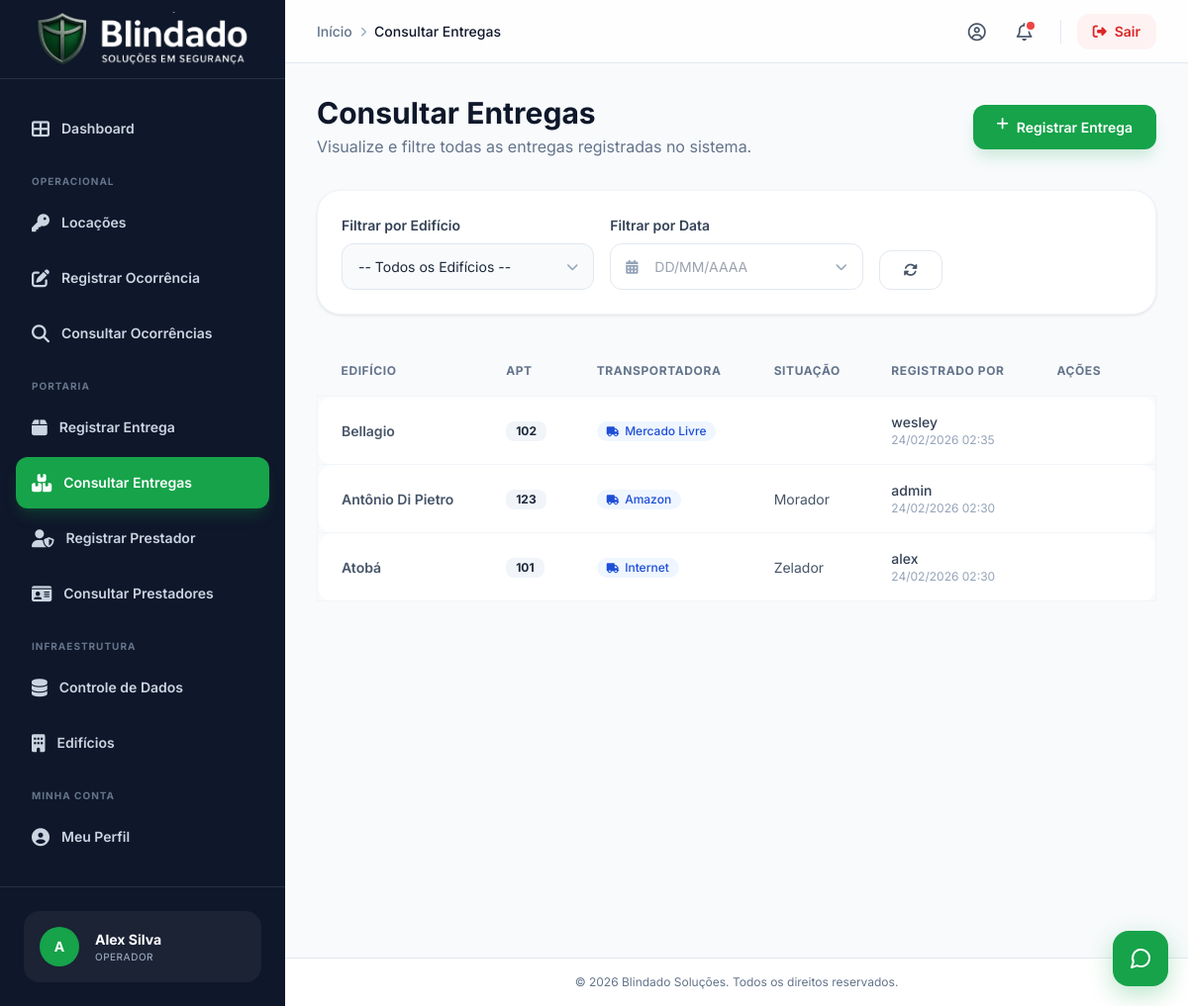
The app's page /admin/consultar_entrega.php (signed in) with its own data.
### tables this page shows
CREATE TABLE `entregas` (
  `id` int(11) NOT NULL,
  `edificio_id` int(11) NOT NULL,
  `numero_apartamento` varchar(10) NOT NULL,
  `data_entrega` date DEFAULT NULL,
  `hora_entrega` time NOT NULL,
  `situacao_recebimento` enum('zelador','sindico','porteiro','morador','recepcao','retornou') NOT NULL,
  `transportadora` enum('Transportadora','Shein','Shopee','Amazon','Aliexpress','Temu','Correios','Mercado Livre','Internet','Compra Online','Outros') NOT NULL,
  `usuario_id` int(11) NOT NULL,
  `atualizado_por` int(11) DEFAULT NULL,
  `data_atualizacao` datetime DEFAULT NULL,
  `observacao` text DEFAULT NULL,
  `data_criacao` timestamp NOT NULL DEFAULT current_timestamp()
);

CREATE TABLE `edificios` (
  `id` int(11) NOT NULL,
  `nome` varchar(255) NOT NULL,
  `base_id` int(11) NOT NULL,
  `endereco` varchar(255) DEFAULT NULL,
  `sindico_nome` varchar(255) DEFAULT NULL,
  `sindico_contato` varchar(255) DEFAULT NULL,
  `administradora_id` int(11) DEFAULT NULL,
  `observacao_ficha_locacao` text DEFAULT NULL,
  `sindico_id` int(11) DEFAULT NULL
);

### conexao.php (called while the page is built, shortened)
<?php
if (!function_exists('fetch_all_assoc')) {
    function fetch_all_assoc($result) {
        $data = [];
        if ($result instanceof mysqli_result) {
            while ($row = $result->fetch_assoc()) {
                $data[] = $row;
            }
        }
        return $data;
    }
}
?>

### admin/consultar_entrega.php (the view, shortened to what this page needs)
<?php
require_once 'conexao.php';
require_once 'components/modern_calendar.php';
$query = "SELECT e.*, ed.nome as edificio_nome, b.nome as base_nome,
                 COALESCE(ua.nome, u.nome) as usuario_nome,
                 COALESCE(e.data_atualizacao, CONCAT(e.data_entrega, ' ', e.hora_entrega)) as data_registro
          FROM entregas e
          JOIN edificios ed ON e.edificio_id = ed.id
          JOIN bases b ON ed.base_id = b.id
          JOIN usuarios u ON e.usuario_id = u.id
          LEFT JOIN usuarios ua ON e.atualizado_por = ua.id
          WHERE 1=1";
$query .= " ORDER BY e.data_entrega DESC, e.hora_entrega DESC";
$result = $conn->query($query);
$entregas = $result ? fetch_all_assoc($result) : [];
?>
<!DOCTYPE html>
<html lang="pt-br" class="h-full bg-slate-50">
<head>
    <script src="https://cdn.tailwindcss.com"></script>
    <link rel="stylesheet" href="https://cdnjs.cloudflare.com/ajax/libs/font-awesome/6.4.0/css/all.min.css">
    <link rel="stylesheet" href="style_modern.css">
</head>
<body class="h-full text-slate-800 antialiased">
    <div class="flex min-h-screen">
        <?php include 'components/sidebar.php'; ?>
        <div class="flex flex-1 flex-col overflow-hidden">
            <?php include 'components/header.php'; ?>
            <main class="flex-1 overflow-y-auto p-4 sm:p-8 custom-scrollbar">
                <div class="mb-8 flex flex-col gap-4 sm:flex-row sm:items-center sm:justify-between animate-fade-in">
                    <div>
                        <h1 class="text-2xl font-bold text-slate-900 sm:text-3xl">Consultar Entregas</h1>
                        <p class="mt-1 text-slate-500">Visualize e filtre todas as entregas registradas no sistema.</p>
                    </div>
                    <a href="registrar_entrega.php" class="btn-primary">
                        <i class="fas fa-plus"></i>
                        <span>Registrar Entrega</span>
                    </a>
                </div>
                <div class="mb-8 animate-slide-up">
                    <div class="admin-card">
                        <form method="GET" class="grid grid-cols-1 gap-4 sm:grid-cols-3 sm:items-end">
                            <div class="space-y-2">
                                <label class="form-label">Filtrar por Edifício</label>
                                <div class="relative">
                                    <select name="edificio" class="form-input appearance-none pr-10" onchange="this.form.submit()">
                                        <option value="">-- Todos os Edifícios --</option>
                                    </select>
                                    <div class="absolute inset-y-0 right-0 pr-4 flex items-center pointer-events-none">
                                    </div>
                                </div>
                            </div>
                            <div class="space-y-2">
                            </div>
                            <div>
                                <a href="consultar_entrega.php" class="btn-secondary" title="Limpar Filtros">
                                    <i class="fas fa-sync-alt"></i>
                                </a>
                            </div>
                        </form>
                    </div>
                </div>
                <div class="animate-slide-up" style="animation-delay: 0.1s;">
                    <div class="overflow-x-auto">
                        <table class="admin-table">
                            <thead>
                                <tr>
                                    <th>Edifício</th>
                                    <th>Apt</th>
                                    <th>Transportadora</th>
                                    <th>Situação</th>
                                    <th>Registrado por</th>
                                    <th class="text-right">Ações</th>
                                </tr>
                            </thead>
                            <tbody>
                                <?php if (empty($entregas)): ?>
                                    <tr>
                                        <td colspan="6" class="text-center py-12 text-slate-500">
                                            <div class="flex flex-col items-center gap-2">
                                                <i class="fas fa-box-open text-4xl text-slate-200"></i>
                                                <p>Nenhuma entrega encontrada para os filtros selecionados.</p>
                                            </div>
                                        </td>
                                    </tr>
                                <?php else: ?>
                                    <?php foreach ($entregas as $ent): ?>
                                        <tr class="group">
                                            <td class="font-semibold text-slate-700">
                                                <?php echo htmlspecialchars($ent['edificio_nome']); ?>
                                            </td>
                                            <td>
                                                <span class="inline-flex items-center rounded-lg bg-slate-100 px-2.5 py-0.5 text-xs font-bold text-slate-800">
                                                    <?php echo htmlspecialchars($ent['numero_apartamento']); ?>
                                                </span>
                                            </td>
                                            <td>
                                                <span class="inline-flex items-center gap-1.5 rounded-full bg-blue-50 px-2.5 py-0.5 text-xs font-medium text-blue-700">
                                                    <i class="fas fa-truck text-[10px]"></i>
                                                    <?php echo htmlspecialchars($ent['transportadora']); ?>
                                                </span>
                                            </td>
                                            <td>
                                                <span class="text-sm text-slate-600">
                                                    <?php echo ucfirst(str_replace('_', ' ', $ent['situacao_recebimento'])); ?>
                                                </span>
                                            </td>
                                            <td class="text-sm text-slate-500">
                                                <div class="flex flex-col">
                                                    <span class="font-medium text-slate-700"><?php echo htmlspecialchars($ent['usuario_nome']); ?></span>
                                                    <span class="text-xs text-slate-400">
                                                        <?php echo date('d/m/Y H:i', strtotime($ent['data_registro'])); ?>
                                                    </span>
                                                </div>
                                            </td>
                                            <td class="text-right">
                                            </td>
                                        </tr>
                                    <?php endforeach; ?>
                                <?php endif; ?>
                            </tbody>
                        </table>
                    </div>
                </div>
            </main>
            <footer class="border-t border-slate-200 bg-white p-4 text-center text-xs text-slate-500">
                <p>&copy; <?php echo date('Y'); ?> Blindado Soluções. Todos os direitos reservados.</p>
            </footer>
        </div>
    </div>
    <?php include 'components/footer.php'; ?>
</body>
</html>

### records on screen
entregas: edificio.nome "Bellagio", numero_apartamento "102", transportadora "Mercado Livre", usuario_nome "wesley", data_registro "24/02/2026 02:35"
entregas: edificio.nome "Antônio Di Pietro", numero_apartamento "123", transportadora "Amazon", situacao_recebimento "Morador", usuario_nome "admin", data_registro "24/02/2026 02:30"
entregas: edificio.nome "Atobá", numero_apartamento "101", transportadora "Internet", situacao_recebimento "Zelador", usuario_nome "alex", data_registro "24/02/2026 02:30"

### other values on screen
$avatar_letter "A"
$usuario_nome "Alex Silva"
$categoria_label "OPERADOR"
$crumb['label'] "Início"
$crumb['label'] "Consultar Entregas"
$label "Filtrar por Data"
